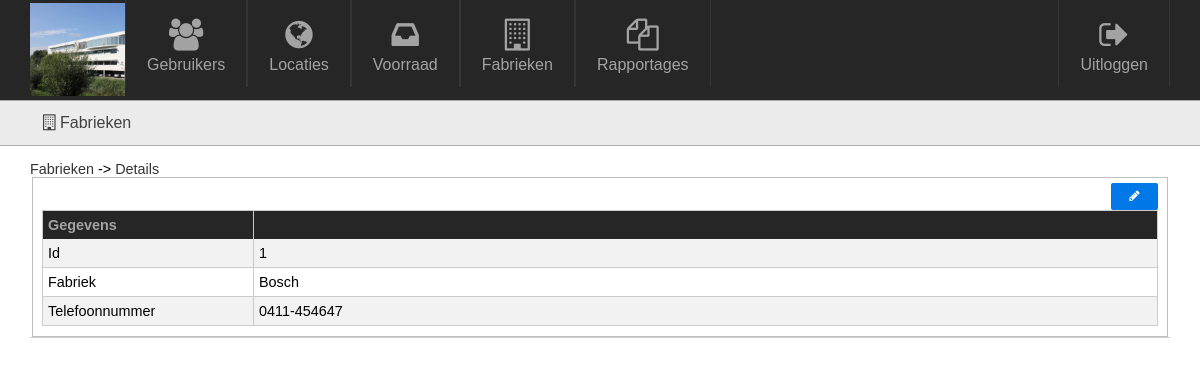
Screenshot of /admin/factories/details.php?id=1 with the database file from the repository.
### tables this page shows
CREATE TABLE IF NOT EXISTS `factories` (
  `id` int(11) NOT NULL AUTO_INCREMENT,
  `factory` varchar(32) NOT NULL,
  `phone` varchar(32) DEFAULT NULL,
  `deleted` int(11) NOT NULL DEFAULT '0',
  PRIMARY KEY (`id`)
);

### admin/functions/factories.php (called while the page is built, shortened)
<?php
	function login_sql(){
		$link = mysqli_connect('localhost', 'root', '', 'toolsforever');
		if(!$link){
			die('Connect Error: ' . mysqli_connect_errno());
		}
		else{
			return $link;
		}
	}
	function get_factory($id){
		$db = login_sql();
		$sql = "
			SELECT
				*
			FROM
				`factories`
			WHERE
				`id` = '{$id}'
		";
		$query = mysqli_query($db, $sql);
		while($row = mysqli_fetch_assoc($query)){
			$data = $row;
		}
		return $data;
	}
?>

### admin/factories/details.php (the view, shortened to what this page needs)
<?php
	include("../base/header.php");
	require("../functions/factories.php");
	$id = $_GET["id"];
	$factory = get_factory($id);
?>
<fieldset>
    <a href="edit.php?id=<?= $factory['id']; ?>" class="pure-button pure-button-primary pure-button-small fright" style="float: right">
        <i class="fa fa-pencil"></i>
    </a>
    <table class="pure-table pure-table-bordered pure-table-striped pure-form form_overview">
        <thead>
            <tr>
                <th>Gegevens</th>
                <th></th>
            </tr>
        </thead>
        <tbody>
        	<tr>
        		<td>Id</td>
        		<td><?= $factory["id"]; ?></td>
        	</tr>
            <tr>
                <td>Fabriek</td>
                <td><?=$factory["factory"]?></td>
            </tr>
            <tr>
            	<td>Telefoonnummer</td>
            	<td><?= $factory["phone"]; ?></td>
            </tr>
        </tbody>
    </table>
</fieldset>
<?php include("../base/footer.php"); ?>

### assets/css/pure-min.css (style rules this page uses)
html { font-size:100%;-ms-text-size-adjust:100%;-webkit-text-size-adjust:100% }
html,button,input,select,textarea { font-family:sans-serif }
body { margin:0 }
fieldset { border:1px solid silver;margin:0 2px;padding:.35em .625em .75em }
table { border-collapse:collapse;border-spacing:0 }
.pure-button { display:inline-block;*display:inline;zoom:1;line-height:normal;white-space:nowrap;vertical-align:baseline;text-align:center;cursor:pointer;-webkit-user-drag:none;-webkit-user-select:none;-moz-user-select:none;-ms-user-select:none;user-select:none }
.pure-button { font-size:100%;*font-size:90%;*overflow:visible;padding:.5em 1.5em;color:#444;color:rgba(0,0,0,.8);*color:#444;border:1px solid #999;border:0 rgba(0,0,0,0);background-color:#E6E6E6;text-decoration:none;border-radius:2px;-webkit-transition:.1s linear -webkit-box-shadow;-moz-transition:.1s linear -moz-box-shadow;-ms-transition:.1s linear box-shadow;-o-transition:.1s linear box-shadow;transition:.1s linear box-shadow }
.pure-button-primary,.pure-button-selected,a.pure-button-primary,a.pure-button-selected { background-color:#0078e7;color:#fff }
.pure-table { border-collapse:collapse;border-spacing:0;empty-cells:show;border:1px solid #cbcbcb }
.pure-table td,.pure-table th { border-left:1px solid #cbcbcb;border-width:0 0 0 1px;font-size:inherit;margin:0;overflow:visible;padding:6px 12px }
.pure-table td:first-child,.pure-table th:first-child { border-left-width:0 }
.pure-table thead { background:#e0e0e0;color:#000;text-align:left;vertical-align:bottom }
.pure-table td { background-color:transparent }
.pure-table-striped tr:nth-child(2n-1) td { background-color:#f2f2f2 }
.pure-table-bordered td { border-bottom:1px solid #cbcbcb }
.pure-table-bordered tbody>tr:last-child td,.pure-table-horizontal tbody>tr:last-child td { border-bottom-width:0 }

### assets/css/global.css (style rules this page uses)
html { overflow-y: scroll; }
body { background: #ffffff; }
a { text-decoration: none; transition: color .1s ease-out; -moz-transition: color .1s ease-out; -webkit-transition: color .1s ease-out; outline: 0 none; color: #333333; }
.pure-button-small { font-size: 85%; }
table { width: 100%; }
.pure-table thead { color: #A3A3A3; background: #262626; }
th { text-align: left; }

### assets/css/style.css (style rules this page uses)
.form_overview { text-align: left; }
.form_overview thead tr th:first-child { width: 200px; }
.pure-table td, .pure-table th { padding: 6px 5px !important; }

### rows the page displays
factories: id "1", factory "Bosch", phone "0411-454647"

### other values shown
$crumb["display"] "Fabrieken"
$crumb["display"] "Details"
